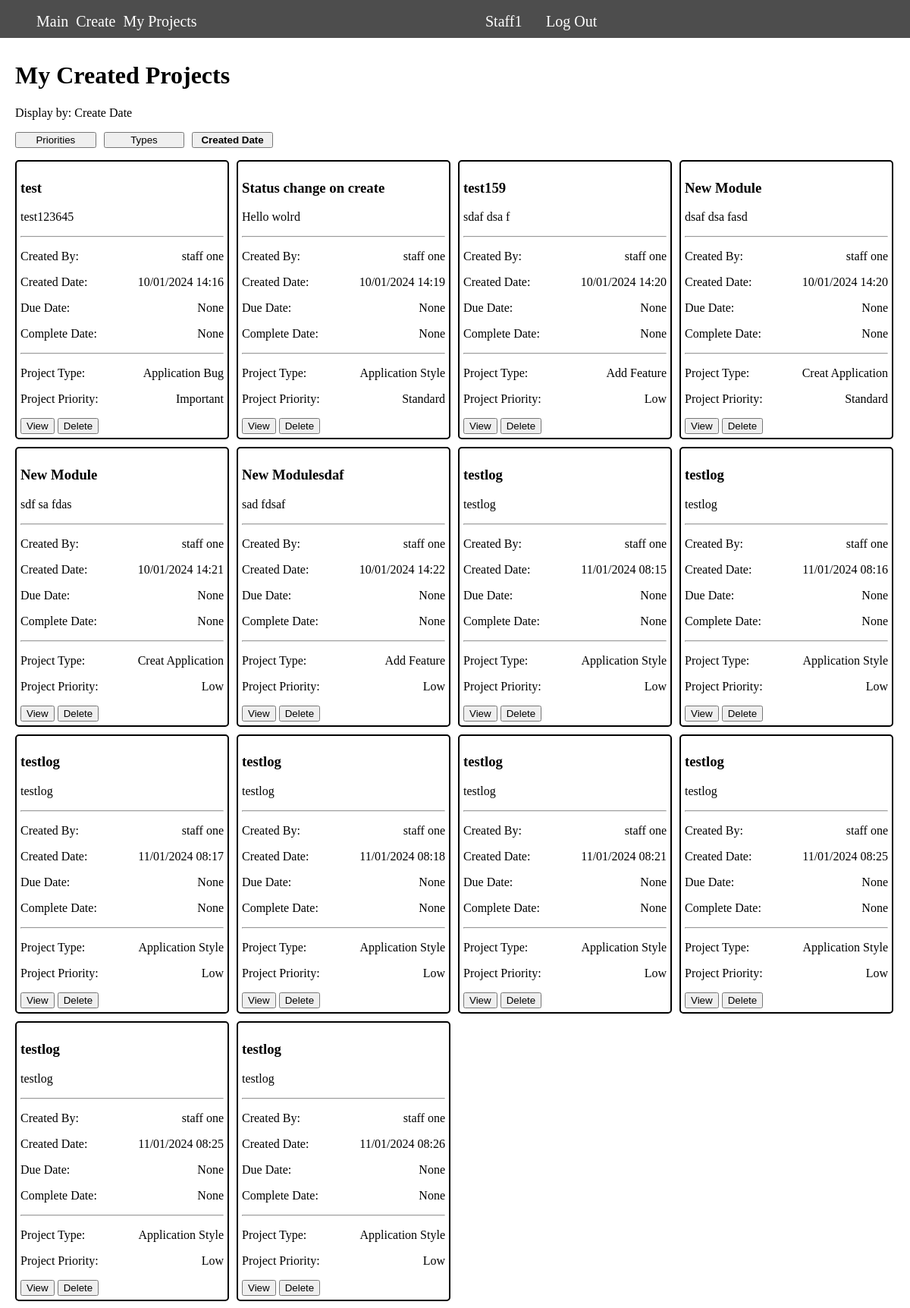
The app's page /myprojects (signed in), older data.
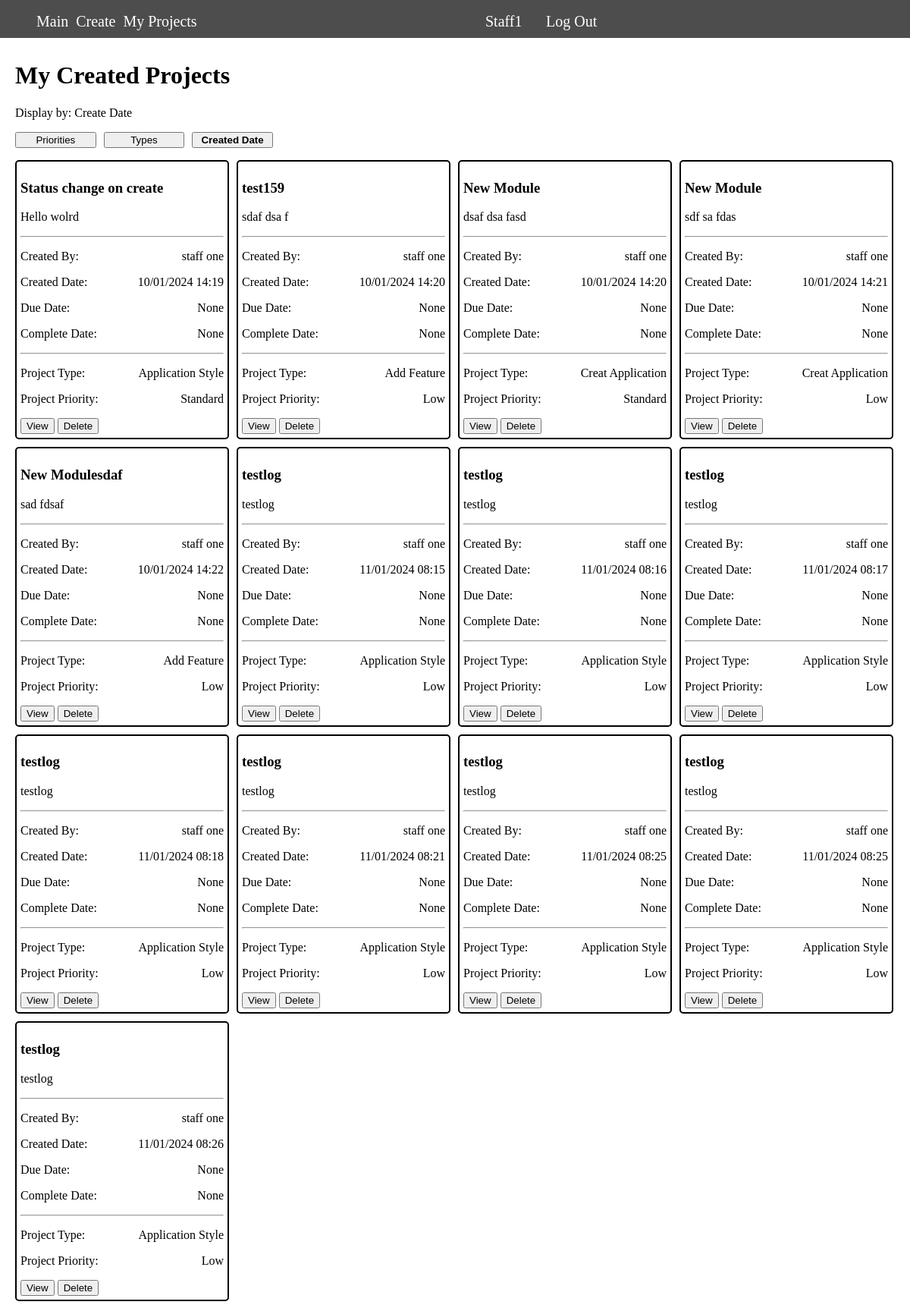
The same page, newer data.
### projectsmanager/models.py (models this page shows, shortened)
class User(AbstractUser):
    def __str__(self):
        return self.username
    def save(self, *args, **kwargs):
          self.set_password(self.password)
          super().save(*args, **kwargs)

class Projects(models.Model):
    name            = models.CharField(max_length=200)
    descript        = models.CharField(max_length=1024)
    status          = models.CharField(max_length=50, default='open')
    completeddate   = models.DateTimeField(null=True, blank=True)
    DueDate         = models.DateTimeField(null=True, blank=True)
    priority        = models.ForeignKey(Priority, on_delete=models.CASCADE)
    type            = models.ForeignKey(Type, on_delete=models.CASCADE)
    staffadd        = models.ForeignKey(User, related_name='project_addedstaff', on_delete=models.CASCADE,null=True, blank=True )
    addeddate       = models.DateTimeField('date published', editable=False, auto_now_add=True)
    staffdelete     = models.ForeignKey(User, related_name='project_deletedstaff', on_delete=models.CASCADE,null=True, blank=True )
    removedate      = models.DateTimeField(null=True, blank=True)
    isDeleted       = models.BooleanField(default=False)

### projectsmanager/createproject.py (the view)
# urls.py: path("myprojects", createproject.myprojects, name="myprojects"),
@csrf_exempt
@login_required(login_url='/')
def myprojects(request):
    user            = request.user
    projectz        = MyProject(user.id)
    displayby       = CheckCookie(request)
    displaytitle    = {"priority": "Priority", "type": "Type"}.get(displayby, "Create Date")
    orderbyz        = {"priority": "level", "type": "typename"}.get(displayby, "addeddate")
    projectz.sort(key = lambda x:x[orderbyz])
    return render(request, "projects/main.html",{"projects": projectz, "displayby": displaytitle, "delete": 1})

### projectsmanager/SQL.py (called while the page is built)
def dictfetchall(cursor):
    columns = [col[0] for col in cursor.description]
    return [
        dict(zip(columns, row))
        for row in cursor.fetchall()
    ]

### projectsmanager/functions.py (called while the page is built)
def CheckCookie(request):
    displayby = request.COOKIES.get('project_by')
    return displayby if displayby in ["priority", "type"] else "date"

### projectsmanager/templates/projects/Main.html (shortened to what this page needs)
{% extends "projects/layout.html" %}
{% load static %}
{% block styles %}
    <link href="{% static "css/listproject.css" %}?time={% now "u" %}" rel="stylesheet">
{% endblock %}
{% block body %}
<div class="project_main_ctn">
    <h1>
    {% if user.is_authenticated %}
        {% if request.path == '/myprojects' %}
            My Created Projects
        {% else %}
            Projects awaits you
        {% endif %}
    {% else %}
        Projects
    {% endif %}
    </h1>
    <div>Display by: {{ displayby }}</div>
    <ul class="display_by_ctn">
        <li class="display_by" data-by="priority" >
            <button>
            {% if request.COOKIES.project_by == "priority" %}
                <strong>Priorities</strong>
            {% else %}
                Priorities
            {% endif %}
            </button>
        </li>
        <li class="display_by" data-by="type">
            <button>
            {% if request.COOKIES.project_by == "type" %}
                <strong>Types</strong>
            {% else %}
                Types
            {% endif %}
            </button>
        </li>
        <li class="display_by" data-by="date">
            <button>
            {% if request.COOKIES.project_by != "priority" and  request.COOKIES.project_by != "type" %}
                <strong>Created Date</strong>
            {% else %}
                Created Date
            {% endif %}
            </button>
        </li>
    </ul>
    <div class="project_list">
    {% for project in projects %}
        <div class="project_ctn" data-pid="{{ project.id }}">
            <h3>{{project.projectname}}</h3>
            <p>{{project.projectdescript}}</p>
            <hr>
            <p class="two_span"><span>Created By:</span><span>{{project.staffname}}</span></p>
            <p class="two_span"><span>Created Date:</span><span>{{project.addeddate}}</span></p>
            <p class="two_span"><span>Due Date:</span><span>{{project.DueDate}}</span></p>
            <p class="two_span"><span>Complete Date:</span><span>{{project.completeddate}}</span></p>
            <hr>
            <p class="two_span"><span>Project Type:</span><span title="{{project.typedescript}}">{{project.typename}}</span></p>
            <p class="two_span"><span>Project Priority:</span><span >{{project.priorityname}}</span></p>
            {% if user.is_authenticated %}
                <button onclick="window.location.href = '{% url 'projectDetail' %}?pid={{ project.id }}';">View</button>
                {% if delete == 1 %}
                <button onclick="DeleteProject({{ project.id }});">Delete</button>
                {% endif %}
            {% endif %}
        </div>
    {% empty %}
        <h3>No Open Projects</h3>
    {% endfor %}
    </div>
</div>
{% endblock %}

### projectsmanager/templates/projects/layout.html (shortened to what this page needs)
{% load static %}
<!DOCTYPE html>
<html>
    <head>
        <link href="{% static "css/color.css" %}?time={% now "u" %}" rel="stylesheet">
        <link href="{% static "css/main.css" %}?time={% now "u" %}" rel="stylesheet">
        {% block styles %}
        {% endblock %}
    </head>
    <body>
        <nav class="navbar navbar-expand-lg navbar-light bg-light">
            <div class="left_nav" data-t="{% if user.is_authenticated %}3{% else %}1{% endif %}">
                <ul class="navbar-nav mr-auto">
                    <li class="nav-item">
                        <a class="navbar-brand" href="/">Main</a>
                    </li>
                    {% if user.is_authenticated %}
                    <li class="nav-item">
                        <a class="navbar-brand" href="{% url 'create' %}">Create</a>
                    </li>
                    <li class="nav-item">
                        <a class="navbar-brand" href="{% url 'myprojects' %}">My Projects</a>
                    </li>
                    {% endif %}
                </ul>
            </div>
            <div class="right_nav">
              <ul class="navbar-nav mr-auto" data-t="2">
                {% if user.is_authenticated %}
                    <li class="nav-item">
                        <div class="nav-link" data-id="{{ user.id }}" >{{ user.username }}</div>
                    </li>
                    <li class="nav-item">
                        <a class="nav-link" href="{% url 'logout' %}">Log Out</a>
                    </li>
                {% endif %}
              </ul>
            </div>
          </nav>
        {% block body %}
        {% endblock %}
    <body>
<html>

### projectsmanager/static/css/color.css (style rules this page uses)
:root { --white_text: rgb(255, 255, 255); --black_text: rgb(0, 0, 0); --black_border: rgb(0, 0, 0); }

### projectsmanager/static/css/main.css (style rules this page uses)
html, body { height: 100%; width: 100%; }
html * { box-sizing: border-box; position: relative; }
body { margin: 0px; }
nav.navbar { height: 50px; background-color: rgb(77, 77, 77); padding: 8px; display: grid; grid-template-columns: repeat(2, auto); }
nav.navbar > a, nav.navbar li, nav.navbar li a { color: var(--white_text); font-size: 20px; text-decoration: none; line-height: 2; }
nav.navbar > div.left_nav, nav.navbar > div.right_nav { width: fit-content; }
ul.navbar-nav.mr-auto { display: grid; width: 180px; margin: 0px; grid-gap: 10px; }
nav.navbar > div.right_nav ul.navbar-nav { grid-template-columns: repeat(2,50%); }
nav.navbar > div.left_nav ul.navbar-nav { grid-template-columns: 100%; }
nav.navbar > div.left_nav[data-t="3"] ul.navbar-nav { grid-template-columns: repeat(3,auto); }
ul.navbar-nav.mr-auto li { list-style-type: none; width: max-content; }

### projectsmanager/static/css/listproject.css (style rules this page uses)
.project_main_ctn { width: 100%; height: calc(100% - 50px); padding: 10px 20px; }
.project_main_ctn .display_by_ctn { display: grid; grid-template-columns: repeat(3, 33.33%); grid-gap: 10px; padding: 0px; width: 320px; }
.project_main_ctn .display_by_ctn li { list-style: none; }
.project_main_ctn .display_by_ctn button { width: 100%; }
.project_main_ctn .project_list { display: grid; grid-template-columns: repeat(4, calc(25% - 8px)); grid-gap: 10px; max-height: calc(100% - 150px); overflow-x: auto; }
.project_main_ctn .project_list .project_ctn { border-width: 2px; border-style: solid; border-color: var(--black_border); border-radius: 5px; padding: 5px; }
.project_main_ctn .project_list .project_ctn .two_span { display: grid; grid-template-columns: repeat(2, 50%); }
.project_main_ctn .project_list .project_ctn .two_span span:last-child { text-align: right; }

Row changes from the older to the newer data that the page shows:
no longer on this page (row edited): Projects: projectname "test", projectdescript "test123645", staffname "staff one", addeddate "10/01/2024 14:16", DueDate "None", completeddate "None", typename "Application Bug", priorityname "Important"
